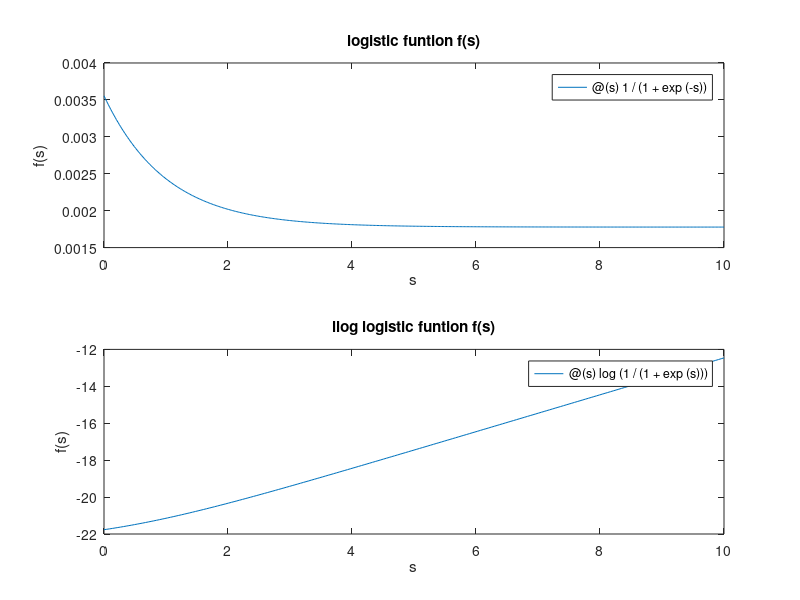

Recreate this plot in MATLAB.
%%
dist=@(s) 1/(1+exp(-s));
figure()
subplot(2,1,1)
fplot(dist,[0,10])
title('logistic funtion f(s)')
xlabel('s')
ylabel('f(s)')
subplot(2,1,2)
logdis=@(s) log(1/(1+exp(s)));
fplot(logdis,[0,10])
title('llog logistic funtion f(s)')
xlabel('s')
ylabel('f(s)')